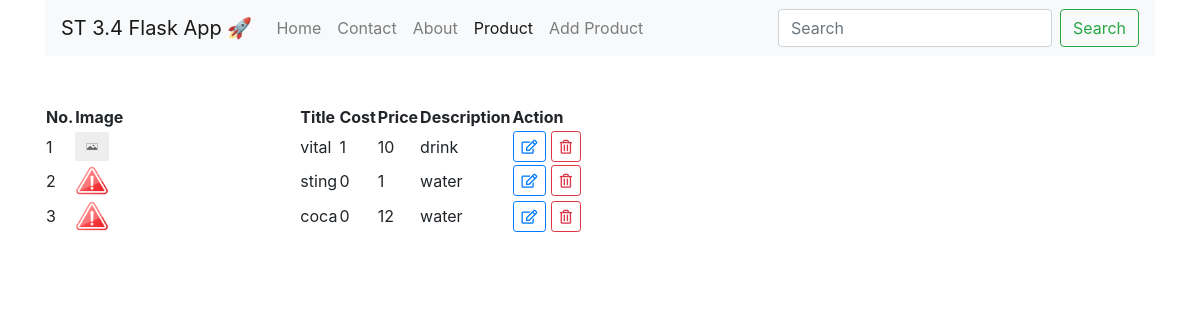
/product, run on the app's committed database.
### tables this page shows
CREATE TABLE "product" (
  "id" INTEGER NOT NULL PRIMARY KEY AUTOINCREMENT,
  "title" TEXT,
  "cost" NUMBER,
  "price" NUMBER,
  "category" TEXT,
  "description" TEXT,
  "image" TEXT
);

### app.py (the view)
@app.get('/product')
def product():
    row = conn.execute("""SELECT * FROM product""")
    product = []
    for item in row:
        image = ''
        if item[6] == None:
            image = 'no_image'
        else:
            image = item[6]
        product.append(
            {
                'id': item[0],
                'title': item[1],
                'cost': item[2],
                'price': item[3],
                'description': item[4],
                'image': image,
            }
        )
    return render_template('product.html', data=product, module='product')

### templates/product.html (shortened to what this page needs)
<!DOCTYPE html>
<html lang="en">
<head>
    {% include "header_style.html" %}
</head>
<body>
<div class="container">
    <div class="row">
        <div class="col-md-12">
            {% include "navbar.html" %}
        </div>
        <div class="col-md-12 mt-5">
            <div class="table-responsive">
                <table id="product_table" class="display">
                    <thead>
                    <tr>
                        <th>No.</th>
                        <th>Image</th>
                        <th>Title</th>
                        <th>Cost</th>
                        <th>Price</th>
                        <th>Description</th>
                        <th>Action</th>
                    </tr>
                    </thead>
                    <tbody>
                    {% for item in data %}
                        <tr>
                            <td>{{ loop.index }}</td>
                            <td>
                                {% if item['image'] != 'no_image' %}
                                    <img
                                            style="width: 15%;"
                                            src="/static/image/product/{{ item['image'] }}"
                                            onerror="this.src='/static/image/image_error.png';"
                                    >
                                {% endif %}
                                {% if item['image'] == 'no_image' %}
                                    <img
                                            style="width: 15%;"
                                            src="/static/image/no-image.png"
                                    >
                                {% endif %}
                            </td>
                            <td>{{ item['title'] }}</td>
                            <td>{{ item['cost'] }}</td>
                            <td>{{ item['price'] }}</td>
                            <td>{{ item['description'] }}</td>
                            <td>
                                <a href="#" class="btn btn-sm btn-outline-primary">
                                    <i class="far fa-edit"></i>
                                </a>
                                <a href="#" class="btn btn-sm btn-outline-danger">
                                    <i class="far fa-trash-alt"></i>
                                </a>
                            </td>
                        </tr>
                    {% endfor %}
                    </tbody>
                </table>
            </div>
        </div>
    </div>
</div>
</body>
</html>

### templates/header_style.html (shortened to what this page needs)
<link rel="stylesheet" href="https://cdn.jsdelivr.net/npm/bootstrap@4.6.2/dist/css/bootstrap.min.css"
>
<link rel="stylesheet" href="/static/plugins/fontawesome-free/css/all.min.css">
<link rel="stylesheet" href="https://cdn.datatables.net/2.0.8/css/dataTables.dataTables.min.css">

### templates/navbar.html (shortened to what this page needs)
<nav class="navbar navbar-expand-lg navbar-light bg-light">
    <a class="navbar-brand" href="/">ST 3.4 Flask App 🚀</a>
    <div class="collapse navbar-collapse" id="navbarSupportedContent">
        <ul class="navbar-nav mr-auto">
            <li class="nav-item">
                <a class="nav-link {% if module == 'home'  %} active {% endif %}" href="/">Home <span class="sr-only">(current)</span></a>
            </li>
            <li class="nav-item {% if module == 'contact'  %} active {% endif %}">
                <a class="nav-link" href="/contact">Contact <span class="sr-only">(current)</span></a>
            </li>
            <li class="nav-item {% if module == 'about'  %} active {% endif %}">
                <a class="nav-link" href="/about">About <span class="sr-only">(current)</span></a>
            </li>
            <li class="nav-item {% if module == 'product'  %} active {% endif %}">
                <a class="nav-link" href="/product">Product</a>
            </li>
               <li class="nav-item {% if module == 'add_product'  %} active {% endif %}">
                <a class="nav-link" href="/add_product">Add Product <span class="sr-only">(current)</span></a>
            </li>
        </ul>
        <form class="form-inline my-2 my-lg-0">
            <input class="form-control mr-sm-2" type="search" placeholder="Search" aria-label="Search">
            <button class="btn btn-outline-success my-2 my-sm-0" type="submit">Search</button>
        </form>
    </div>
</nav>

### data on the page
product: title "vital", cost "1", price "10", description "drink"
product: title "sting", cost "0", price "1", description "water"
product: title "coca", cost "0", price "12", description "water"
